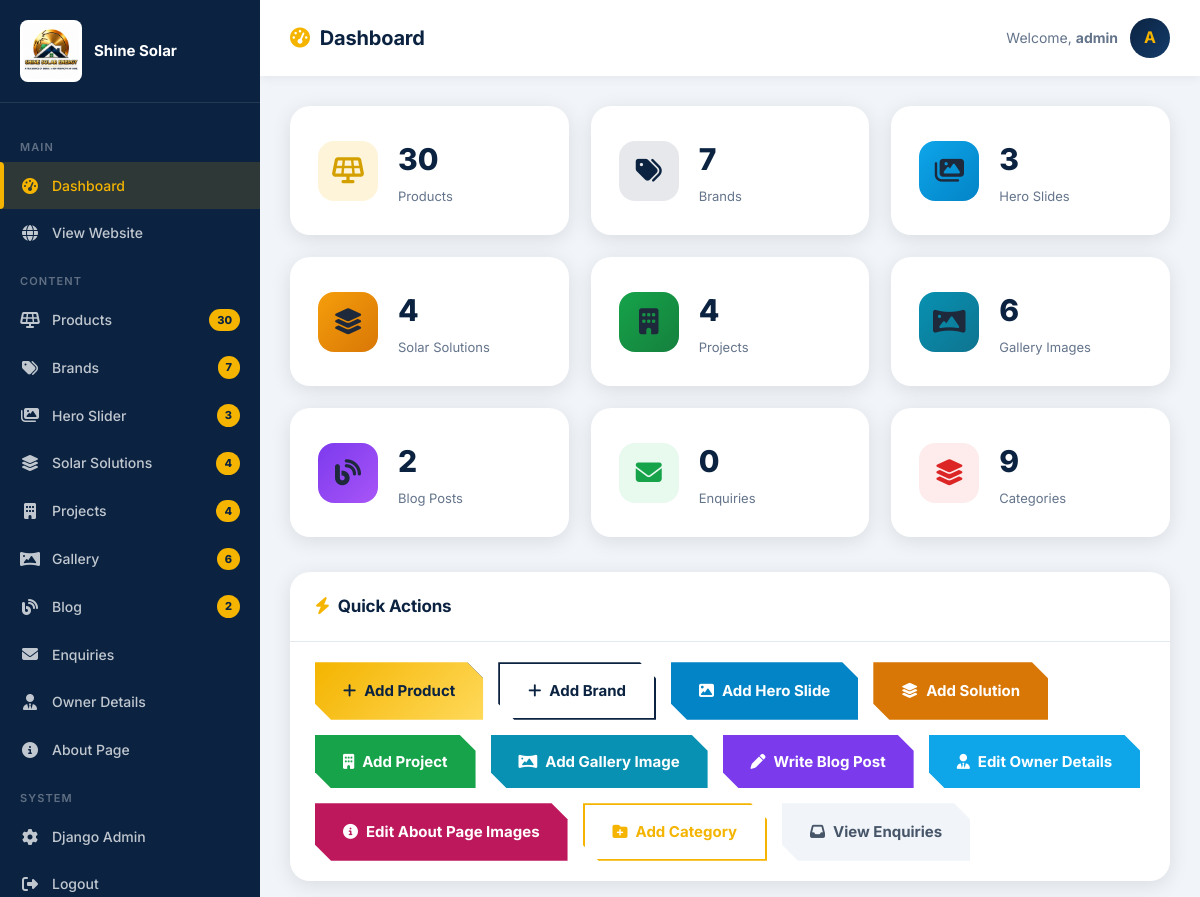
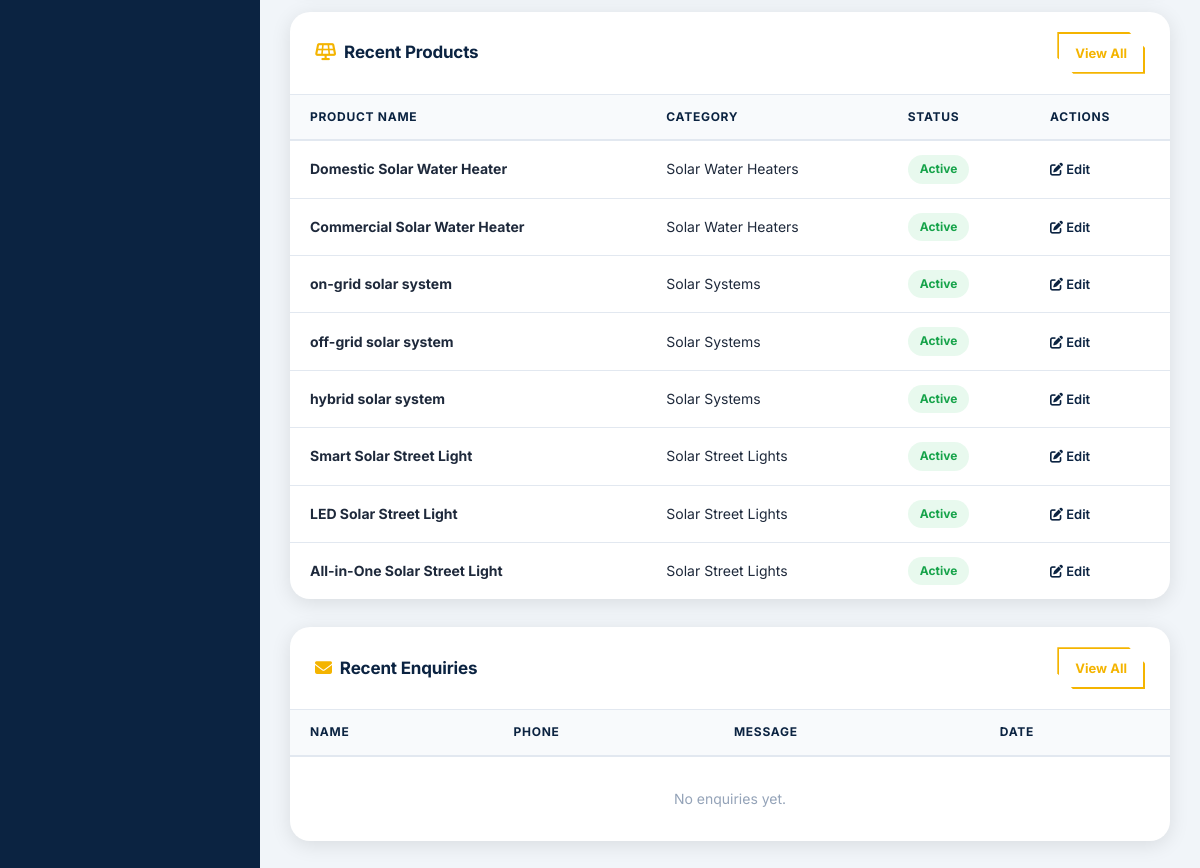
Page /admin-panel/ (signed in) on the committed database (2 pictures, top to bottom).
### products_brands_app/models.py (models this page shows, shortened)
class Product(models.Model):
    category = models.ForeignKey(ProductCategory, on_delete=models.CASCADE, related_name='products')
    name = models.CharField(max_length=200)
    slug = models.SlugField()
    image = models.ImageField(upload_to='products/')
    description = models.TextField(blank=True)
    order = models.PositiveIntegerField(default=0)
    is_active = models.BooleanField(default=True)
    class Meta:
        ordering = ['order', 'name']
        unique_together = ('category', 'slug')

class ProductCategory(models.Model):
    name = models.CharField(max_length=100)
    slug = models.SlugField(unique=True)
    icon = models.CharField(max_length=50, blank=True, help_text="FontAwesome icon class e.g. fa-solar-panel")
    order = models.PositiveIntegerField(default=0)
    class Meta:
        verbose_name_plural = "Product Categories"
        ordering = ['order', 'name']

### website/admin_views.py (the view)
# urls.py: path('', admin_views.admin_dashboard, name='admin_dashboard'),
@login_required(login_url='/admin-panel/login/')
def admin_dashboard(request):
    if not request.user.is_staff:
        return redirect('home')
    context = {
        'product_count': Product.objects.count(),
        'brand_count': Brand.objects.count(),
        'contact_count': ContactEnquiry.objects.count(),
        'category_count': ProductCategory.objects.count(),
        'blog_count': BlogPost.objects.count(),
        'hero_slide_count': HeroSlide.objects.count(),
        'solution_count': SolarSolution.objects.count(),
        'project_count': Project.objects.count(),
        'gallery_count': GalleryImage.objects.count(),
        'recent_products': Product.objects.select_related('category').order_by('-id')[:8],
        'recent_contacts': ContactEnquiry.objects.order_by('-created_at')[:8],
    }
    return render(request, 'admin_panel/dashboard.html', context)

### website/templates/admin_panel/dashboard.html (shortened to what this page needs)
{% load static %}
<!DOCTYPE html>
<html lang="en">
<head>
  <link rel="stylesheet" href="{% static 'css/style.css' %}">
  <link rel="stylesheet" href="https://cdnjs.cloudflare.com/ajax/libs/font-awesome/6.5.1/css/all.min.css">
</head>
<body>
<div class="admin-layout">
  <aside class="admin-sidebar">
    <div class="sidebar-logo">
      <img src="{% static 'images/logo.png' %}" alt="Logo">
      <span>Shine Solar</span>
    </div>
    <nav class="sidebar-nav">
      <div class="sidebar-section">Main</div>
      <a href="{% url 'admin_dashboard' %}" class="sidebar-link active">
        <i class="fas fa-tachometer-alt"></i><span>Dashboard</span>
      </a>
      <a href="{% url 'home' %}" class="sidebar-link" target="_blank">
        <i class="fas fa-globe"></i><span>View Website</span>
      </a>
      <div class="sidebar-section">Content</div>
      <a href="{% url 'admin_products' %}" class="sidebar-link">
        <i class="fas fa-solar-panel"></i><span>Products</span>
        <span class="sidebar-badge">{{ product_count }}</span>
      </a>
      <a href="{% url 'admin_brands' %}" class="sidebar-link">
        <i class="fas fa-tags"></i><span>Brands</span>
        <span class="sidebar-badge">{{ brand_count }}</span>
      </a>
      <a href="{% url 'admin_hero_slides' %}" class="sidebar-link">
        <i class="fas fa-images"></i><span>Hero Slider</span>
        <span class="sidebar-badge">{{ hero_slide_count }}</span>
      </a>
      <a href="{% url 'admin_solutions' %}" class="sidebar-link">
        <i class="fas fa-layer-group"></i><span>Solar Solutions</span>
        <span class="sidebar-badge">{{ solution_count }}</span>
      </a>
      <a href="{% url 'admin_projects' %}" class="sidebar-link">
        <i class="fas fa-building"></i><span>Projects</span>
        <span class="sidebar-badge">{{ project_count }}</span>
      </a>
      <a href="{% url 'admin_gallery' %}" class="sidebar-link">
        <i class="fas fa-panorama"></i><span>Gallery</span>
        <span class="sidebar-badge">{{ gallery_count }}</span>
      </a>
      <a href="{% url 'admin_blog' %}" class="sidebar-link">
        <i class="fas fa-blog"></i><span>Blog</span>
        {% if blog_count %}<span class="sidebar-badge">{{ blog_count }}</span>{% endif %}
      </a>
      <a href="{% url 'admin_contacts' %}" class="sidebar-link">
        <i class="fas fa-envelope"></i><span>Enquiries</span>
      </a>
      <a href="{% url 'admin_founder_edit' %}" class="sidebar-link">
        <i class="fas fa-user-tie"></i><span>Owner Details</span>
      </a>
            <a href="{% url 'admin_about_edit' %}" class="sidebar-link">
        <i class="fas fa-info-circle"></i><span>About Page</span>
      </a>
      <div class="sidebar-section">System</div>
      <a href="/admin/" class="sidebar-link">
        <i class="fas fa-cog"></i><span>Django Admin</span>
      </a>
      <a href="{% url 'admin_logout' %}" class="sidebar-link">
        <i class="fas fa-sign-out-alt"></i><span>Logout</span>
      </a>
    </nav>
  </aside>
  <main class="admin-main">
    <div class="admin-topbar">
      <h1><i class="fas fa-tachometer-alt" style="color:var(--gold);margin-right:10px;"></i>Dashboard</h1>
      <div class="admin-user">
        <span style="color:#64748b;font-size:14px;">Welcome, <strong>{{ user.username }}</strong></span>
        <div class="admin-avatar">{{ user.username|first|upper }}</div>
      </div>
    </div>
    <div class="admin-content">
      <div class="dash-cards">
        <a href="{% url 'admin_products' %}" class="dash-card">
          <div class="dash-icon gold"><i class="fas fa-solar-panel"></i></div>
          <div class="dash-info"><div class="num">{{ product_count }}</div><div class="lbl">Products</div></div>
        </a>
        <a href="{% url 'admin_brands' %}" class="dash-card">
          <div class="dash-icon blue"><i class="fas fa-tags"></i></div>
          <div class="dash-info"><div class="num">{{ brand_count }}</div><div class="lbl">Brands</div></div>
        </a>
        <a href="{% url 'admin_hero_slides' %}" class="dash-card">
          <div class="dash-icon" style="background:linear-gradient(135deg,#0ea5e9,#0284c7);"><i class="fas fa-images"></i></div>
          <div class="dash-info"><div class="num">{{ hero_slide_count }}</div><div class="lbl">Hero Slides</div></div>
        </a>
        <a href="{% url 'admin_solutions' %}" class="dash-card">
          <div class="dash-icon" style="background:linear-gradient(135deg,#f59e0b,#d97706);"><i class="fas fa-layer-group"></i></div>
          <div class="dash-info"><div class="num">{{ solution_count }}</div><div class="lbl">Solar Solutions</div></div>
        </a>
        <a href="{% url 'admin_projects' %}" class="dash-card">
          <div class="dash-icon" style="background:linear-gradient(135deg,#16a34a,#15803d);"><i class="fas fa-building"></i></div>
          <div class="dash-info"><div class="num">{{ project_count }}</div><div class="lbl">Projects</div></div>
        </a>
        <a href="{% url 'admin_gallery' %}" class="dash-card">
          <div class="dash-icon" style="background:linear-gradient(135deg,#0891b2,#0e7490);"><i class="fas fa-panorama"></i></div>
          <div class="dash-info"><div class="num">{{ gallery_count }}</div><div class="lbl">Gallery Images</div></div>
        </a>
        <a href="{% url 'admin_blog' %}" class="dash-card">
          <div class="dash-icon" style="background:linear-gradient(135deg,#7c3aed,#a855f7);"><i class="fas fa-blog"></i></div>
          <div class="dash-info"><div class="num">{{ blog_count }}</div><div class="lbl">Blog Posts</div></div>
        </a>
        <a href="{% url 'admin_contacts' %}" class="dash-card">
          <div class="dash-icon green"><i class="fas fa-envelope"></i></div>
          <div class="dash-info"><div class="num">{{ contact_count }}</div><div class="lbl">Enquiries</div></div>
        </a>
        <div class="dash-card">
          <div class="dash-icon red"><i class="fas fa-layer-group"></i></div>
          <div class="dash-info"><div class="num">{{ category_count }}</div><div class="lbl">Categories</div></div>
        </div>
      </div>
      <div class="admin-table-card" style="margin-bottom:28px;">
        <div class="admin-table-header">
          <h3><i class="fas fa-bolt" style="color:var(--gold);margin-right:8px;"></i>Quick Actions</h3>
        </div>
        <div style="padding:20px 25px;display:flex;gap:15px;flex-wrap:wrap;">
          <a href="{% url 'admin_product_add' %}" class="btn btn-primary"><i class="fas fa-plus"></i> Add Product</a>
          <a href="{% url 'admin_brand_add' %}" class="btn btn-secondary"><i class="fas fa-plus"></i> Add Brand</a>
          <a href="{% url 'admin_hero_slide_add' %}" class="btn" style="background:#0284c7;color:#fff;"><i class="fas fa-image"></i> Add Hero Slide</a>
          <a href="{% url 'admin_solution_add' %}" class="btn" style="background:#d97706;color:#fff;"><i class="fas fa-layer-group"></i> Add Solution</a>
          <a href="{% url 'admin_project_add' %}" class="btn" style="background:#16a34a;color:#fff;"><i class="fas fa-building"></i> Add Project</a>
          <a href="{% url 'admin_gallery_add' %}" class="btn" style="background:#0891b2;color:#fff;"><i class="fas fa-panorama"></i> Add Gallery Image</a>
          <a href="{% url 'admin_blog_add' %}" class="btn" style="background:#7c3aed;color:#fff;"><i class="fas fa-pen"></i> Write Blog Post</a>
          <a href="{% url 'admin_founder_edit' %}" class="btn" style="background:#0ea5e9;color:#fff;"><i class="fas fa-user-tie"></i> Edit Owner Details</a>
          <a href="{% url 'admin_about_edit' %}" class="btn" style="background:#be185d;color:#fff;"><i class="fas fa-info-circle"></i> Edit About Page Images</a>
          <a href="/admin/products_brands_app/productcategory/add/" class="btn btn-outline"><i class="fas fa-folder-plus"></i> Add Category</a>
          <a href="{% url 'admin_contacts' %}" class="btn" style="background:#f1f5f9;color:#475569;"><i class="fas fa-inbox"></i> View Enquiries</a>
        </div>
      </div>
      <div class="admin-table-card">
        <div class="admin-table-header">
          <h3><i class="fas fa-solar-panel" style="color:var(--gold);margin-right:8px;"></i>Recent Products</h3>
          <a href="{% url 'admin_products' %}" class="btn btn-outline" style="padding:8px 16px;font-size:13px;">View All</a>
        </div>
        <table class="admin-table">
          <thead>
            <tr>
              <th>Product Name</th>
              <th>Category</th>
              <th>Status</th>
              <th>Actions</th>
            </tr>
          </thead>
          <tbody>
            {% for product in recent_products %}
            <tr>
              <td><strong>{{ product.name }}</strong></td>
              <td>{{ product.category.name }}</td>
              <td>
                {% if product.is_active %}
                  <span class="badge badge-active">Active</span>
                {% else %}
                  <span class="badge badge-inactive">Inactive</span>
                {% endif %}
              </td>
              <td>
                <a href="{% url 'admin_product_edit' product.id %}" style="color:var(--primary);text-decoration:none;margin-right:10px;font-size:13px;font-weight:600;"><i class="fas fa-edit"></i> Edit</a>
              </td>
            </tr>
            {% empty %}
            <tr><td colspan="4" style="text-align:center;color:#94a3b8;padding:30px;">No products yet. <a href="{% url 'admin_product_add' %}">Add one</a></td></tr>
            {% endfor %}
          </tbody>
        </table>
      </div>
      <div class="admin-table-card">
        <div class="admin-table-header">
          <h3><i class="fas fa-envelope" style="color:var(--gold);margin-right:8px;"></i>Recent Enquiries</h3>
          <a href="{% url 'admin_contacts' %}" class="btn btn-outline" style="padding:8px 16px;font-size:13px;">View All</a>
        </div>
        <table class="admin-table">
          <thead>
            <tr><th>Name</th><th>Phone</th><th>Message</th><th>Date</th></tr>
          </thead>
          <tbody>
            {% for contact in recent_contacts %}
            <tr>
              <td><strong>{{ contact.name }}</strong></td>
              <td>{{ contact.phone }}</td>
              <td>{{ contact.message|truncatechars:60 }}</td>
              <td style="white-space:nowrap;">{{ contact.created_at|date:"d M Y" }}</td>
            </tr>
            {% empty %}
            <tr><td colspan="4" style="text-align:center;color:#94a3b8;padding:30px;">No enquiries yet.</td></tr>
            {% endfor %}
          </tbody>
        </table>
      </div>
    </div>
  </main>
</div>
</body>
</html>

### rows in the picture
Product: name "Domestic Solar Water Heater", category.name "Solar Water Heaters", is_active "Active"
Product: name "Commercial Solar Water Heater", category.name "Solar Water Heaters", is_active "Active"
Product: name "on-grid solar system", category.name "Solar Systems", is_active "Active"
Product: name "off-grid solar system", category.name "Solar Systems", is_active "Active"
Product: name "hybrid solar system", category.name "Solar Systems", is_active "Active"
Product: name "Smart Solar Street Light", category.name "Solar Street Lights", is_active "Active"
Product: name "LED Solar Street Light", category.name "Solar Street Lights", is_active "Active"
Product: name "All-in-One Solar Street Light", category.name "Solar Street Lights", is_active "Active"

### other values in the picture
{{ product_count }} "30"
{{ brand_count }} "7"
{{ hero_slide_count }} "3"
{{ solution_count }} "4"
{{ project_count }} "4"
{{ gallery_count }} "6"
{{ blog_count }} "2"
{{ user.username }} "admin"
{{ user.username|first|upper }} "A"
{{ contact_count }} "0"
{{ category_count }} "9"
